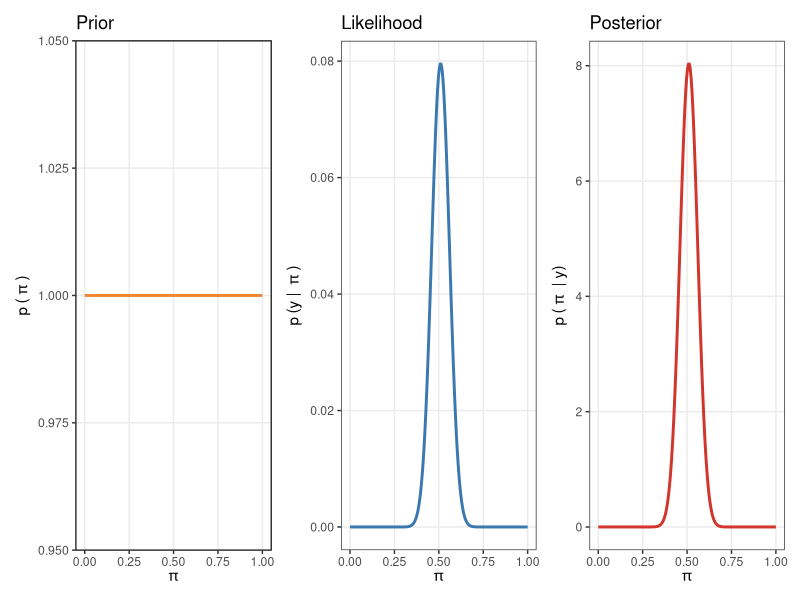
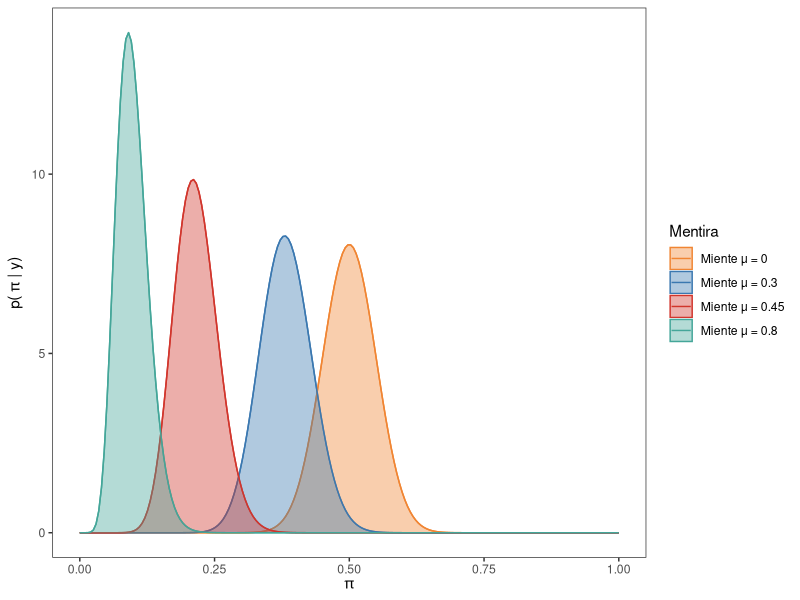
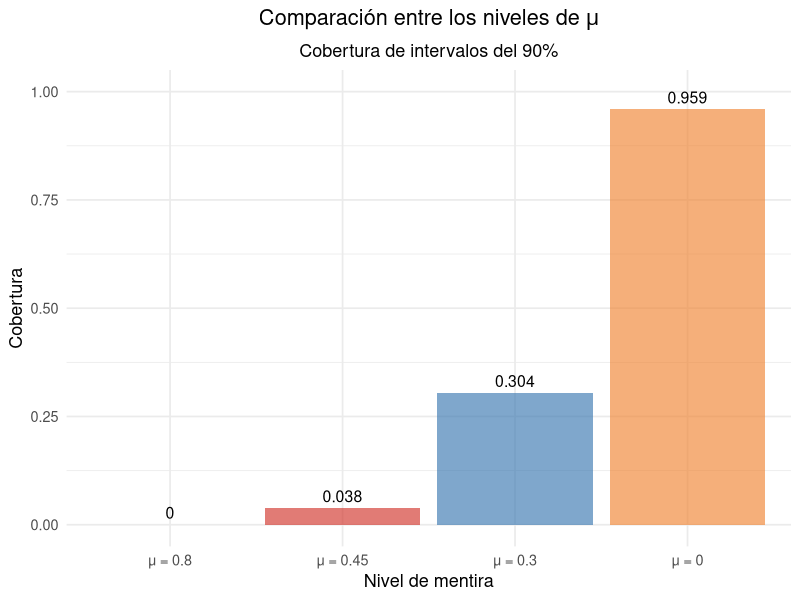
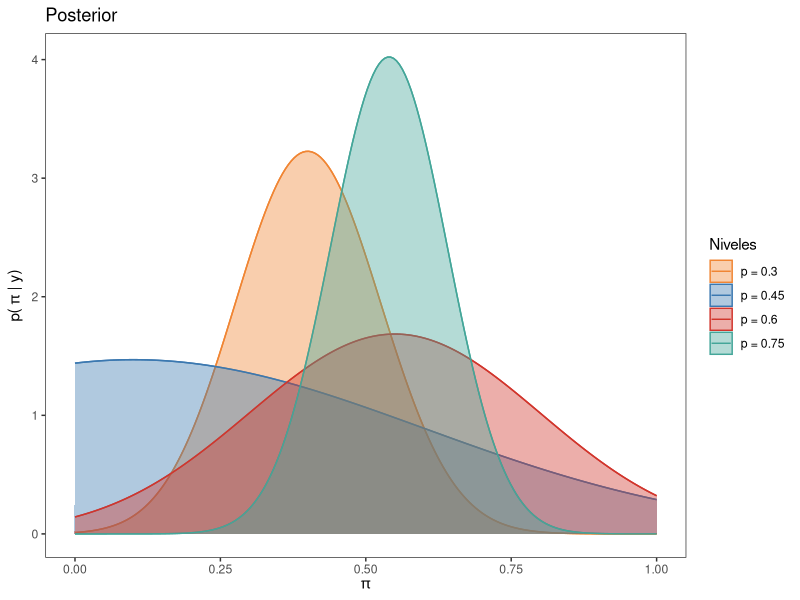
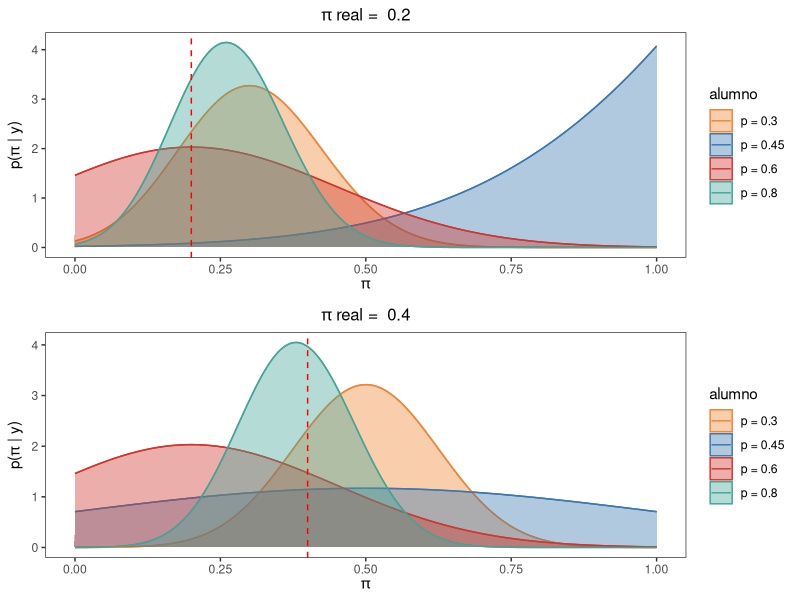
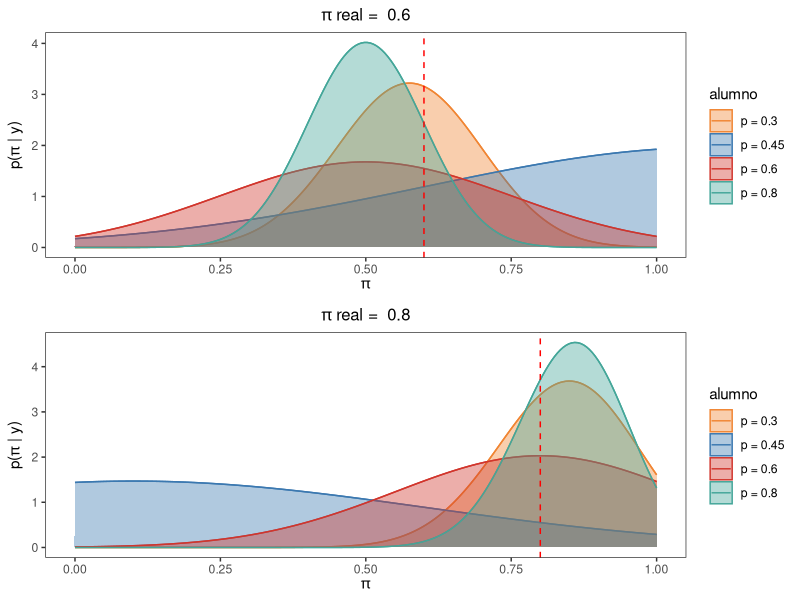
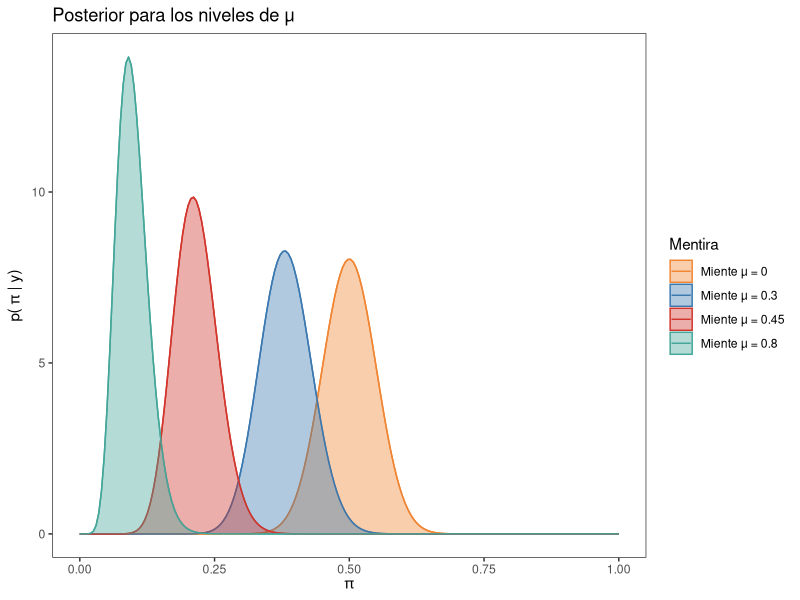
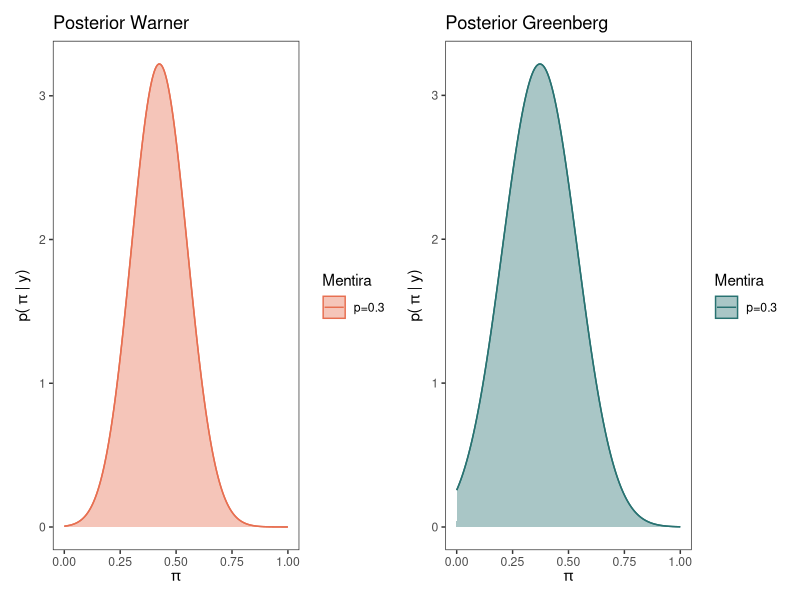

Generate these figures, in order, with R:
## ---- chunk 1
library(sampling)
library(tidyverse)
library(patchwork)
library(ggplot2)
library(patchwork)
library(tibble)

# Semilla para control de repeticiones
set.seed(1998)

# Poblacion de tamaño N = 1000 para muestras de tamaño n = 100
N <- 1000
apuesta <- c(rep(1, 400), rep(0, 600))

# Data frame de la poblacion
poblacion <- data.frame(estudiante = seq(1:N), apuesta = sample(apuesta) )

## ---- chunk 2

colores <- c("#f08533", "#3b78b0", "#d1352c" , "#44A699")
pi_grid <- seq(0, 1, length.out = 200)

# Obtener prior
prior <- dbeta(pi_grid, 1, 1)


# Graficar prior
plt_prior <- data.frame(x = pi_grid, y = prior) |>
  ggplot() +
  geom_line(aes(x = x, y = y), color = colores[1], linewidth = 1) +
  ggtitle("Prior") +
  labs(
    x = expression(pi),
    y = expression(p ~ "(" ~ pi ~ ")")
  ) +
  theme_bw() +
  theme(panel.grid.minor = element_blank())

## ---- chunk 3
# Creaciones de las muestra de tamaño n = 100

muestra <- data.frame(apuesta = sample(poblacion$apuesta, 100, replace = T))

n <- length(muestra$apuesta)
apuestan <- sum(muestra)

# n = 100
# apuestan = 40
# Calcular verosimilitud para cada valor de "pi"
likelihood <- dbinom(apuestan, n, pi_grid)

# Graficar verosimilitud
plt_likelihood <- data.frame(x = pi_grid, y = likelihood) |>
  ggplot() +
  geom_line(aes(x = x, y = y), color = colores[2], linewidth = 1) +
  ggtitle("Likelihood") +
  labs(
    x = expression(pi),
    y = expression(p ~ "(y | " ~ pi ~ ")")
  ) +
  theme_bw() +
  theme(panel.grid.minor = element_blank())

## ---- chunk 4
# Obtener posterior
posterior <- dbeta(pi_grid, 1 + apuestan, 1 + n - apuestan)

# Graficar posterior
plt_posterior <- data.frame(x = pi_grid, y = posterior) |>
  ggplot() +
  geom_line(aes(x = x, y = y), color = colores[3], linewidth = 1) +
  labs(
    x = expression(pi),
    y = expression(p ~ "(" ~ pi ~ " | y)")
  ) +
  ggtitle("Posterior") +
  theme_bw() +
  theme(panel.grid.minor = element_blank())

# Concatenar graficos
plt_prior | plt_likelihood | plt_posterior

## ---- chunk 5
set.seed(1998)

#Muestra base para los 6 procedimientos
apuesta_b <- sample(poblacion$apuesta, n, replace = T)



#Procedimiento sin mentira, con mentira de nivel mu (bajo, medio ,alto)
muestra_mu <- function(mu, a_prior, b_prior, apuesta_b){
  muestras <- list()
  post_m <- list()
  
  for(i in 1:length(mu)) {
    muestra <- data.frame(apuesta =  ifelse(apuesta_b == 1 ,ifelse(runif(sum(apuesta_b)) < mu[i], 0 ,1),0))
    muestras[[length(muestras) + 1]] <- muestra$apuesta
    post_m[[length(post_m) + 1]] <- dbeta(pi_grid, a_prior + sum(muestra$apuesta), b_prior + n - sum(muestra$apuesta) )
  }
  return(post_m)
}

#Guardo la lista que devuelve la función para poder graficar
post_mu <- muestra_mu(c(0, 0.3, 0.45, 0.8), 1, 1, apuesta_b)

# Crear un data.frame
datos <- data.frame(
  p = rep(pi_grid, times = 4),
  posterior = c(post_mu[[1]], post_mu[[2]], post_mu[[3]], post_mu[[4]]),
  Mentira = rep(c("Miente μ = 0","Miente μ = 0.3", "Miente μ = 0.45", "Miente μ = 0.8"), each = 200))

# Crear el grafico con ggplot2 con los siguientes mapeos
ggplot(datos, aes(x = p, y = posterior, color = Mentira)) +
  geom_line() +
  geom_area(aes(fill = Mentira), alpha = 0.4, position = "identity") +
  scale_color_manual(values = colores) +
  scale_fill_manual(values = colores) +
  labs(x = expression(pi), y = expression("p(" ~ pi ~ "| y)")) +
  theme_bw() +
  theme(
    panel.grid.major = element_blank(),
    panel.grid.minor = element_blank(),
  )

## ---- chunk 6
set.seed(1998)

int_m_0 <- matrix(NA, nrow = 1000, ncol = 2)
int_m_1 <- matrix(NA, nrow = 1000, ncol = 2)
int_m_2 <- matrix(NA, nrow = 1000, ncol = 2)
int_m_3 <- matrix(NA, nrow = 1000, ncol = 2)

for (i in 1:1000) {
  ma_0 <- data.frame(alumno = 1:n, apuesta = sample(poblacion$apuesta, 100, replace = T))
  
  apuesta_1 <- sample(poblacion$apuesta, 100, replace = T)
  
  ma_1 <- data.frame(alumno = 1:n, apuesta =  ifelse(apuesta_1 == 1 ,ifelse(runif(sum(apuesta_1)) < 0.3, 0 ,1),0))
  
  apuesta_2 <- sample(poblacion$apuesta, 100, replace = T)
  
  ma_2 <- data.frame(alumno = 1:n, apuesta =  ifelse(apuesta_2 == 1 ,ifelse(runif(sum(apuesta_2)) < 0.45, 0 ,1),0))
  
  apuesta_3 <- sample(poblacion$apuesta, 100, replace = T)
  
  ma_3 <- data.frame(alumno = 1:n, apuesta =  ifelse(apuesta_3 == 1 ,ifelse(runif(sum(apuesta_3)) < 0.8, 0 ,1),0))
  
  int_m_0[i, ] <- qbeta(c(0.025, 0.975), 1 + sum(ma_0$apuesta), 1 + n - sum(ma_0$apuesta))
  int_m_1[i, ] <- qbeta(c(0.025, 0.975), 1 + sum(ma_1$apuesta), 1 + n - sum(ma_1$apuesta))
  int_m_2[i, ] <- qbeta(c(0.025, 0.975), 1 + sum(ma_2$apuesta), 1 + n - sum(ma_2$apuesta))
  int_m_3[i, ] <- qbeta(c(0.025, 0.975), 1 + sum(ma_3$apuesta), 1 + n - sum(ma_3$apuesta))
}

# Ver cuántos intervalos cubren el valor 0.4
cubre_0 <- (int_m_0[,1] <= 0.4) & (int_m_0[,2] >= 0.4)
cubre_1 <- (int_m_1[,1] <= 0.4) & (int_m_1[,2] >= 0.4)
cubre_2 <- (int_m_2[,1] <= 0.4) & (int_m_2[,2] >= 0.4)
cubre_3 <- (int_m_3[,1] <= 0.4) & (int_m_3[,2] >= 0.4)

# Proporción de intervalos que lo cubren
Niv_mentira <- tibble(
  Método = c("μ = 0", "μ = 0.3", "μ = 0.45", "μ = 0.8"),
  Cobertura = c(mean(cubre_0), mean(cubre_1), mean(cubre_2), mean(cubre_3))
  )

ggplot(Niv_mentira, aes(x = reorder(Método, Cobertura), y = Cobertura)) +
  geom_col(fill = colores, alpha = 0.65) +
  geom_text(aes(label = round(Cobertura, 3)), vjust = -0.5, size = 4) +
  labs(
    title = expression("Comparación entre los niveles de " * mu),
    subtitle = "Cobertura de intervalos del 90%",
    x = "Nivel de mentira",
    y = "Cobertura"
  ) +
  ylim(0, 1) +
  theme_minimal(base_size = 13) +
  theme(
    plot.title = element_text(hjust = 0.5),
    plot.subtitle = element_text(hjust = 0.5)
  )



## ---- chunk 7
set.seed(1998)

#método warner
#Definimos una función para evaluar distintos caso de p con un prior uniforme
muestra_war <- function(p, apuesta_b){
  # Hacemos función para lambda_w
  lambda_w <- function(p, pi_a = 0.4){return(pi_a*p + (1-p)*(1-pi_a))}
  
  # Lista para guardar los resultados
  resultados_w <- list()
  
  #lista para guardar posterior warner
  posterior_w <- list()
  
  y <- numeric(4)
  for (i in 1:length(p)) {
    # Generar la pregunta con p unos y el resto ceros
    pregunta <- sample(c(rep(1, (p[i]*100)), rep(0, n - (p[i]*100))), n, replace = TRUE)
    
    # Generar la respuesta según la lógica dada
    respuesta <- ifelse(pregunta == 0, ifelse(apuesta_b == 1, 0, 1), apuesta_b)
    
    # Crear el tibble para este p y agregarlo a la lista
    resultados_w[[length(resultados_w) + 1]] <- tibble(muestra_base = apuesta_b,
                                                       pregunta = pregunta,
                                                       respuesta = respuesta,
                                                       p_valor = p[i])
    
    #convierto a data frame
    datos_w <- as.data.frame(resultados_w[[i]])
    
    # Hacer el posterior exacto a partir de la muestra
    y[i] <- sum(datos_w$respuesta)
    # Establecemos el numerador donde lambda toma valores para p y posibles val de pi
    num_w <- (lambda_w(p[i], pi_grid) ^ y[i])*((1-lambda_w(p[i], pi_grid)) ^ (n - y[i]))* (1 - 2 * p[i])
    
    # paso 5: denominador que salio de consulta
    denom_w <- (pbeta(1 - p[i], y[i] + 1, n - y[i] + 1) * beta(y[i] + 1, n - y[i] + 1)) - (pbeta(p[i] ,y[i] +1,n-y[i] +1)*beta(y[i] +1, n-y[i] +1))
    
    # paso 6: posterior
    posterior_w[[length(posterior_w) + 1]] <- num_w / denom_w
    
  }
  return(posterior_w)
}
posterior_w <- muestra_war(c(0.3, 0.45, 0.6, 0.75), apuesta_b)

# Crear un data.frame
datos <- data.frame(
  p = rep(pi_grid, times = 4),
  posterior = c(posterior_w[[1]], posterior_w[[2]], posterior_w[[3]], posterior_w[[4]]),
  Niveles = rep(c("p = 0.3","p = 0.45", "p = 0.6", "p = 0.75"), each = 200))

# Crear el grafico con ggplot2 con los siguientes mapeos
ggplot(datos, aes(x = p, y = posterior, color = Niveles)) +
  geom_line() +
  geom_area(aes(fill = Niveles), alpha = 0.4, position = "identity") +
  ggtitle("Posterior") +
  scale_color_manual(values = colores) +
  scale_fill_manual(values = colores) +
  labs(x = expression(pi), y = expression("p(" ~ pi ~ "| y)")) +
  theme_bw() +
  theme(
    panel.grid.major = element_blank(),
    panel.grid.minor = element_blank(),
  )



## ---- chunk 8
set.seed(2198)

# Poblacion de tamaño N = 1000 para muestras de tamaño n = 100
N <- 1000

# paso 1: establecemos los diferentes p
p <- c(0.3, 0.45, 0.6, 0.75)

# paso 2: hacemos función para lambda 
lambda <- function(p, pi_a = 0.4){
return(pi_a*p + (1-p)*(1-pi_a))
}

graficos_post <- list()

# Establece tamano muestra
n <- 100

# Establece las diferentes posiciones
pos <- c(30, 45, 60, 80)

pi_pos <- c(200, 400, 600, 800)

pi_line <- c(0.2, 0.4, 0.6, 0.8)
line <- 0

for (j in pi_pos) {
  line <- line + 1
  apuesta_pi <- c(rep(1, j), rep(0, N - j))
  # Data frame de la poblacion
  poblacion_pi <- data.frame(estudiante = seq(1:N), apuesta = sample(apuesta_pi) )

  # Establece la muestra base que parte desde la poblacion
  muestra_base_pi <- sample(poblacion_pi$apuesta, n, replace = TRUE)

  # Lista para guardar los resultados
  resultados <- list()

  for (i in pos) {
    # Generar la pregunta con p unos y el resto ceros
    apuesta <- c(rep(1, i), rep(0, n - i))
    pregunta <- sample(apuesta, n, replace = TRUE)
  
    # Generar la respuesta según la lógica dada
    respuesta <- ifelse(pregunta == 0, ifelse(muestra_base_pi == 1, 0, 1), muestra_base_pi)
  
    # Crear el tibble para este p
    df <- tibble(
    muestra_base = muestra_base_pi,
    pregunta = pregunta,
    respuesta = respuesta,
    p_valor = i
    )
  
    # Agregarlo a la lista
    resultados[[length(resultados) + 1]] <- df
  }

  # Unir todos los data frames
  tabla_final <- bind_rows(resultados)

  # Ver resultado
  #print(tabla_final)

  # Ver las respuestas para diferente posiciones
  y_p <- tabla_final %>% 
    group_by(p_valor) %>% 
   summarise(sum(respuesta))

  # Cambia el tipo de variable de las respuestas para que tome las pbeta y beta
  y <- c(as.numeric(y_p[1,2]),
        as.numeric(y_p[2,2]),
        as.numeric(y_p[3,2]),
        as.numeric(y_p[4,2]))

  # Lista para el posterior
  post_7 <- list()
  post_n7 <- c("p = 0.3", "p = 0.45", "p = 0.6", "p = 0.8")

  # Hacer el posterior a partir de la muestra
  for (i in 1:4) {
    # paso 4: establecemos un numerador donde lambda toma valores para p y posibles val de pi
    num_6 <- (lambda(p[i],pi_grid)^y[i])*((1-lambda(p[i],pi_grid))^(n-y[i]))* (1-2*p[i])
  
    # paso 5: denominador que salio de consulta
    denom_6 <- (pbeta(1 - p[i],y[i]+1,n-y[i]+1)*beta(y[i]+1,n-y[i]+1)) - (pbeta(p[i],y[i]+1,n-y[i]+1)*beta(y[i]+1,n-y[i]+1))
  
    # paso 6: posterior
    posterior_6 <- num_6 / denom_6
  
    post_7[[post_n7[i]]] <- posterior_6
  }

  # Crear un data.frame
  datos <- data.frame(
    p = rep(pi_grid, times = 4),
    posterior = c(post_7[[1]], post_7[[2]], post_7[[3]], post_7[[4]]),
    alumno = rep(c("p = 0.3","p = 0.45", "p = 0.6", "p = 0.8"), each = 200))

  # Crear el gráfico con ggplot2 con los siguientes mapeos
  titulo_grafico <- bquote(pi ~ "real = " ~ .(pi_line[line]))
  
  graficos_post[[line]] <- ggplot(datos, aes(x = p, y = posterior, color = alumno)) +
    geom_line() +
    geom_area(aes(fill = alumno), alpha = 0.4, position = "identity") +
    scale_color_manual(values = colores) +
    scale_fill_manual(values = colores) +
    labs(
      x = expression(pi),
      y = expression(paste("p(", pi, " | y)")),
      title = titulo_grafico
    ) +
    theme_bw() +
    theme(panel.grid = element_blank()) +
    geom_vline(xintercept = pi_line[line], linetype = "dashed", color = "red", size = 0.5) +
    theme(plot.title = element_text(hjust = 0.5, size = 12, face = "bold"))



}
## ---- chunk 9

# Concatenar graficos
# Cargar si no lo hiciste
library(gridExtra)

# Primer par
grid.arrange(graficos_post[[1]], graficos_post[[2]], nrow = 2)

# Segundo par
grid.arrange(graficos_post[[3]], graficos_post[[4]], nrow = 2)

## ---- chunk 10
#función del posterior para un prior no necesariamente uniforme

posterior_war <- function(pi, p, a, b){
  # Establecemos la función lambda del método warner
  lambda_W <- function(p, pi_a){return(pi_a*p + (1-p)*(1-pi_a))}
  # Simulamos una muestra de respuestas afirmativas con el parametro lambda_w
  y <- rbinom(1,100,lambda(p, pi))
  # Construimos el numerador del posterior aproximado
  num <- dbeta(pi_grid, a, b) * dbinom(y, 100, lambda(p, pi_grid))
  # Construimos el denominador del posterior aproximado
  delta <- diff(pi_grid)[1] 
  denom <- sum(num) * delta
  # Obtenemos el Posterior exacto
  posterior <- num / denom
  return(posterior)
}

## ---- chunk 11
# función del posterior para un prior no necesariamente uniforme con el método Greenberg

posterior_green <- function(pi, p, a, b, pi_b = 7/12){
  # Establecemos la función lambda con la probabilidad conocida pi_b = 7/12
  lambda_g <- function(p, pi_a){return(pi_a*p + pi_b*(1-p))}
  # Simulamos una muestra de respuestas afirmativas con el parametro lambda_g
  y <- rbinom(1,100,lambda_g(p, pi))
  # Construimos el numerador del posterior aproximado
  num <- dbeta(pi_grid, a, b) * dbinom(y, 100, lambda(p, pi_grid))
  # Construimos el denominador del posterior aproximado
  delta <- diff(pi_grid)[1] 
  denom <- sum(num) * delta
  # Obtenemos el Posterior exacto
  posterior <- num / denom
  return(posterior)
}

## ---- chunk 12
set.seed(1998)

#Muestra base para los 6 procedimientos
apuesta_b <- sample(poblacion$apuesta, n, replace = T)

#Procedimiento sin mentira, con mentira de nivel mu (bajo, medio ,alto)
#Guardo la lista que devuelve la función para poder graficar
post_mu <- muestra_mu(c(0, 0.3, 0.45, 0.8), 1, 1, apuesta_b)

  # Crear un data.frame
  datos <- data.frame(
    p = rep(pi_grid, times = 4),
    posterior = c(post_mu[[1]], post_mu[[2]], post_mu[[3]], post_mu[[4]]),
    Mentira = rep(c("Miente μ = 0","Miente μ = 0.3", "Miente μ = 0.45", "Miente μ = 0.8"), each = 200))
  
  # Crear el grafico con ggplot2 con los siguientes mapeos
  ggplot(datos, aes(x = p, y = posterior, color = Mentira)) +
    geom_line() +
    geom_area(aes(fill = Mentira), alpha = 0.4, position = "identity") +
    ggtitle("Posterior para los niveles de μ") +
    scale_color_manual(values = colores) +
    scale_fill_manual(values = colores) +
    labs(x = expression(pi), y = expression("p(" ~ pi ~ "| y)")) +
    theme_bw() +
    theme(
      panel.grid.major = element_blank(),
      panel.grid.minor = element_blank(),
    )

## ---- chunk 13
set.seed(2198)
#método warner
#Guardo la lista que devuelve la función para poder graficar
posterior_w <- muestra_war(0.3, apuesta_b)

  datos_warner <- data.frame(
    p = rep(pi_grid, times = length(posterior_w)),
    posterior = c(posterior_w[[1]]),
    Mentira = rep(c("p=0.3"), each = 200))
  
  # Crear el grafico con ggplot2 con los siguientes mapeos
  post_w <- ggplot(datos_warner, aes(x = p, y = posterior, color = Mentira)) +
    geom_line() +
    geom_area(aes(fill = Mentira), alpha = 0.4, position = "identity") +
    ggtitle("Posterior Warner") +
    scale_color_manual(values = "#E76F51") +
    scale_fill_manual(values = "#E76F51") +
    labs(x = expression(pi), y = expression("p(" ~ pi ~ "| y)")) +
    theme_bw() +
    theme(
      panel.grid.major = element_blank(),
      panel.grid.minor = element_blank(),
    )

#método Greenberg
#Definimos una función para evaluar distintos caso de p con un prior uniforme
muestra_green <- function(p, apuesta_b){
  # Hacemos función para lambda_w
  lambda_g <- function(p, pi_a = 0.4){return(pi_a*p + (7/12)*(1-p))}
  
  # Lista para guardar los resultados
  resultados_g <- list()
  
  #lista para guardar posterior warner
  posterior_g <- list()
  
  y <- numeric(4)
  for (i in 1:length(p)) {
    # Generar la pregunta con p unos y el resto ceros
    pregunta <- sample(c(rep(1, (p[i]*100)), rep(0, n - (p[i]*100))), n, replace = TRUE)
    
    # Generar la respuesta según la lógica dada
    respuesta <- ifelse(pregunta == 0, ifelse(apuesta_b == 1, 0, 1), apuesta_b)
    
    # Crear el tibble para este p y agregarlo a la lista
    resultados_g[[length(resultados_g) + 1]] <- tibble(muestra_base = apuesta_b,
                                                       pregunta = pregunta,
                                                       respuesta = respuesta,
                                                       p_valor = p[i])
    
    #convierto a data frame
    datos_g <- as.data.frame(resultados_g[[i]])
    
    # Hacer el posterior exacto a partir de la muestra
    y[i] <- sum(datos_g$respuesta)
    # Establecemos el numerador donde lambda toma valores para p y posibles val de pi
    num_g <- (lambda_g(p[i], pi_grid) ^ y[i])*((1-lambda_g(p[i], pi_grid)) ^ (n - y[i]))* (1 - 2 * p[i])
    
    # paso 5: denominador que salio de consulta
    denom_g <- (pbeta(1 - p[i], y[i] + 1, n - y[i] + 1) * beta(y[i] + 1, n - y[i] + 1)) - (pbeta(p[i] ,y[i] +1,n-y[i] +1)*beta(y[i] +1, n-y[i] +1))
    
    # paso 6: posterior
    posterior_g[[length(posterior_g) + 1]] <- num_g / denom_g
    
  }
  return(posterior_g)
}
#Guardo la lista que devuelve la función para poder graficar
posterior_g <- muestra_green(0.3, apuesta_b)

  datos_green <- data.frame(
    p = rep(pi_grid, times = length(posterior_g)),
    posterior = c(posterior_g[[1]]),
    Mentira = rep(c("p=0.3"), each = 200))
  
  # Crear el grafico con ggplot2 con los siguientes mapeos
  post_g <-ggplot(datos_green, aes(x = p, y = posterior, color = Mentira)) +
    geom_line() +
    geom_area(aes(fill = Mentira), alpha = 0.4, position = "identity") +
    ggtitle("Posterior Greenberg") +
    scale_color_manual(values = "#287271") +
    scale_fill_manual(values = "#287271") +
    labs(x = expression(pi), y = expression("p(" ~ pi ~ "| y)")) +
    theme_bw() +
    theme(
      panel.grid.major = element_blank(),
      panel.grid.minor = element_blank(),
    )
  
# Concatenar graficos
post_w | post_g
## ---- chunk 14
set.seed(1998)

#Muestra base para los 6 procedimientos con mil simulaciones

int_m_0 <- matrix(NA, nrow = 1000, ncol = 2)
int_m_1 <- matrix(NA, nrow = 1000, ncol = 2)
int_m_2 <- matrix(NA, nrow = 1000, ncol = 2)
int_m_3 <- matrix(NA, nrow = 1000, ncol = 2)
int_w <- matrix(NA, nrow = 1000, ncol = 2)
int_g <- matrix(NA, nrow = 1000, ncol = 2)


for (i in 1:1000) {
  apuesta_b <- sample(poblacion$apuesta, n, replace = T)
  
  #Procedimiento sin mentira, con mentira de nivel mu (bajo, medio ,alto)
  post_m <- muestra_mu(c(0, 0.3, 0.45, 0.8), 1, 1, apuesta_b) #devuelve una lista con cada posterior segun mu
  
  #Procedimiento del método Warner con p = 0.3
  posterior_w <- muestra_war(0.3, apuesta_b) #devuelve una lista con el posterior warner
  
  #método Greenberg
  posterior_g <- muestra_green(0.3, apuesta_b) #devuelve una lista con el posterior Greenberg
  
  # 1. Normalizamos:
  dens_m_0 <- post_m[[1]] / sum(post_m[[1]])
  dens_m_1 <- post_m[[2]] / sum(post_m[[2]])
  dens_m_2 <- post_m[[3]] / sum(post_m[[3]])
  dens_m_3 <- post_m[[4]] / sum(post_m[[4]])
  dens_w <- posterior_w[[1]] / sum(posterior_w[[1]])
  dens_g <- posterior_g[[1]] / sum(posterior_g[[1]])
  
  # 2. Calcula la función de distribución acumulada (CDF):
  cdf_m_0 <- cumsum(dens_m_0)
  cdf_m_1 <- cumsum(dens_m_1)
  cdf_m_2 <- cumsum(dens_m_2)
  cdf_m_3 <- cumsum(dens_m_3)
  cdf_w <- cumsum(dens_w)
  cdf_g <- cumsum(dens_g)
  

  # 3. intervalos del 90%
  int_m_0[i, ] <- c(pi_grid[which.min(abs(cdf_m_0 - 0.05))], pi_grid[which.min(abs(cdf_m_0 - 0.95))])
  int_m_1[i, ] <- c(pi_grid[which.min(abs(cdf_m_1 - 0.05))], pi_grid[which.min(abs(cdf_m_1 - 0.95))])
  int_m_2[i, ] <- c(pi_grid[which.min(abs(cdf_m_2 - 0.05))], pi_grid[which.min(abs(cdf_m_2 - 0.95))])
  int_m_3[i, ] <- c(pi_grid[which.min(abs(cdf_m_3 - 0.05))], pi_grid[which.min(abs(cdf_m_3 - 0.95))])
  
  int_w[i, ] <- c(pi_grid[which.min(abs(cdf_w - 0.05))], pi_grid[which.min(abs(cdf_w - 0.95))])
  int_g[i, ] <- c(pi_grid[which.min(abs(cdf_g - 0.05))], pi_grid[which.min(abs(cdf_g - 0.95))])
  
}

# Ver cuántos intervalos cubren el valor 0.4
cubre_0 <- (int_m_0[,1] <= 0.4) & (int_m_0[,2] >= 0.4)
cubre_1 <- (int_m_1[,1] <= 0.4) & (int_m_1[,2] >= 0.4)
cubre_2 <- (int_m_2[,1] <= 0.4) & (int_m_2[,2] >= 0.4)
cubre_3 <- (int_m_3[,1] <= 0.4) & (int_m_3[,2] >= 0.4)
cubre_w <- (int_w[,1] <= 0.4) & (int_w[,2] >= 0.4)
cubre_g <- (int_g[,1] <= 0.4) & (int_g[,2] >= 0.4)

# Proporción de intervalos que lo cubren
resultados <- tibble(
  Método = factor(
    c("μ = 0", "μ = 0.3", "μ = 0.45", "μ = 0.8", "Warner", "Greenberg"),
    levels = c("μ = 0", "μ = 0.3", "μ = 0.45", "μ = 0.8", "Warner", "Greenberg")
  ),
  Cobertura = c(mean(cubre_0), mean(cubre_1), mean(cubre_2), mean(cubre_3), 
                mean(cubre_w), mean(cubre_g))
)


ggplot(resultados, aes(x = Método, y = Cobertura)) +
  geom_col(fill = c("#f08533", "#3b78b0", "#d1352c" , "#44A699","#E76F51", "#287271"), alpha = 0.65) +
  geom_text(aes(label = round(Cobertura, 3)), vjust = -0.5, size = 4) +
  labs(
    title = expression("Comparación entre los distintos métodos "),
    subtitle = "Cobertura de intervalos del 90%",
    x = "Método",
    y = "Cobertura"
  ) +
  ylim(0, 1) +
  theme_minimal(base_size = 13)+
  theme(
    plot.title = element_text(hjust = 0.5),
    plot.subtitle = element_text(hjust = 0.5)
  )
